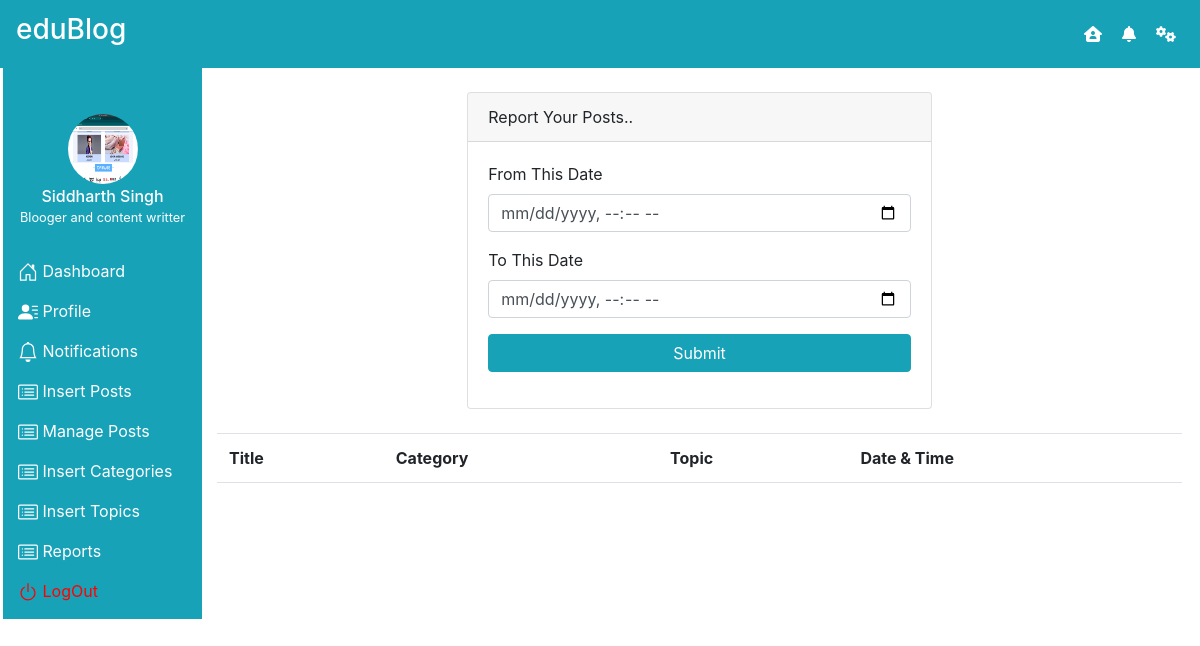
Screenshot of /user_report (signed in) with the database file from the repository.
### datawork/models.py (models this page shows, shortened)
class NewUser(models.Model):
    nu_id = models.AutoField(primary_key=True)
    nu_name = models.CharField(max_length=200)
    nu_city = models.CharField(max_length=200, null=True)
    nu_state = models.CharField(max_length=200, null=True)
    nu_image = models.ImageField(upload_to="media")
    nu_doc = models.DateField()
    nu_address = models.TextField()
    nu_phone = models.CharField(max_length=200)
    nu_email = models.EmailField()
    nu_password = models.CharField(max_length=200)
    nu_myself = models.TextField()

### datawork/views.py (the view)
# urls.py: path('user_report', views.user_report, name="report"),
def user_report(r):
    log = get_user(r)
    if r.method == "GET":
        q1 = r.GET.get("q1")
        q2 = r.GET.get("q2")
        data = {"se": Posts.objects.filter(post_doc__range=[q1, q2])}
        return render(r, "user/report.html", {
            "n": data,
            "user": log,
        })

### datawork/views.py (called while the page is built)
def get_user(r):
    if r.session.has_key('logins'):
        return NewUser.objects.get(nu_name=r.session['logins'])

### templates/user/report.html (shortened to what this page needs)
{% extends 'user/base.html' %}
{% load static %}
{% block report %}
    <div class="col-lg-10 mt-4">
        <div class="row">
            <div class="col-lg-6 mx-auto">
                <div class="card">
                    <div class="card-header">Report Your Posts..</div>
                    <div class="card-body">
                        <form action="" method="post">
                            <div class="form-group">
                                <label for="">From This Date</label>
                                <input type="datetime-local" class="form-control" name="q1">
                            </div>
                            <div class="form-group">
                                <label for="">To This Date</label>
                                <input type="datetime-local" class="form-control" name="q2">
                            </div>
                            <div class="form-group">
                                <input type="submit" class="btn btn-info btn-block">
                            </div>
                        </form>
                    </div>
                </div>
            </div>
        </div>
        <table class="table table-hover table-stripped mt-4">
            <tr>
                <th>Title</th>
                <th>Category</th>
                <th>Topic</th>
                <th>Date & Time </th>
            </tr>
        </table>
    </div>
{% endblock %}

### templates/user/base.html (shortened to what this page needs)
<!DOCTYPE html>
<html lang="en">
<head>
    <link rel="stylesheet" href="https://stackpath.bootstrapcdn.com/bootstrap/5.0.0-alpha1/css/bootstrap.min.css">
    <link rel="stylesheet" href="https://stackpath.bootstrapcdn.com/bootstrap/4.5.0/css/bootstrap.min.css">
    {% load static %}
</head>
<body>
    <nav class="navbar navbar-expand-lg navbar-dark bg-info">
        <a href="{% url 'homepage' %}" class="navbar-brand"><h3>eduBlog</h3></a>
        <ul class="navbar-nav ml-auto">
            <li class="nav-item">
                <a href="{% url 'user_dashboard' %}" class="nav-link ml-1" style="color: white">
                    <i class="fas fa-house-user"></i>
                </a>
            </li>
            <li class="nav-item">
                <a href="" class="nav-link ml-1" style="color: white">
                    <i class="fas fa-bell"></i>
                </a>
            </li>
            <li class="nav-item">
                <a href="{% url 'profile' %}" class="nav-link ml-1" style="color: white">
                    <i class="fas fa-cogs"></i>
                </a>
            </li>
        </ul>
    </nav>
    <div class="container-fluid">
        <div class="row">
            <div class="col-lg-2 bg-info">
                <div class="sidebar-user py-3 text-center text-white">
                    <img src="{{ user.nu_image.url }}" alt="" class="img-fluid rounded-circle"><br>
                    <h7 style="font-weight: 500!important;">{{ user.nu_name }}</h7>
                    <p class="small">Blooger and content writter</p>
                </div>
                <div class="menu text-white">
                    <p>
                        <a href="{% url 'user_dashboard' %}" style="text-decoration: none; color: white">
                            <span>
                            Dashboard
                        </span>
                        </a>
                    </p>
                    <p>
                        <a href="{% url 'profile' %}" style="text-decoration: none; color:white">
                            <span>
                                Profile
                            </span>
                        </a>
                    </p>
                    <p>
                        <span>
                            Notifications
                        </span>
                    </p>
                    <p>
                        <a href="{% url 'insert_post' %}" style="text-decoration: none; color: white">
                            <span>
                                Insert Posts
                            </span>
                        </a>
                    </p>
                    <p>
                        <a href="{% url 'manage_post' %}" style="text-decoration: none; color: white">
                            <span>
                                Manage Posts
                            </span>
                        </a>
                    </p>
                    <p>
                        <a href="{% url 'insert_category' %}" style="text-decoration: none; color: white">
                            <span>
                                Insert Categories
                            </span>
                        </a>
                    </p>
                    <p>
                        <a href="{% url 'insert_topic' %}" style="text-decoration: none; color: white">
                            <span>
                                Insert Topics
                            </span>
                        </a>
                    </p>
                    <p>
                        <a href="{% url 'report' %}" style="text-decoration: none; color: white">
                            <span>
                            Reports
                        </span>
                        </a>
                    </p>
                    <p>
                        <a href="{% url 'logout' %}" style="text-decoration: none; color: red">
                            <span>
                                <svg width="1em" height="1em" viewBox="0 0 16 16" class="bi bi-power" fill="currentColor" xmlns="http://www.w3.org/2000/svg" style="font-size: 20px"><path fill-rule="evenodd" d="M5.578 4.437a5 5 0 1 0 4.922.044l.5-.866a6 6 0 1 1-5.908-.053l.486.875z"/><path fill-rule="evenodd" d="M7.5 8V1h1v7h-1z"/></svg>
                                LogOut
                            </span>
                        </a>
                    </p>
                </div>
            </div>
            {% block report %}{% endblock %}
        </div>
    </div>
</body>
</html>

### templates/user/base.html (style rules this page uses)
.row { display: flex; flex-wrap: wrap; margin-right: -.75rem; margin-left: -.75rem; }
.rounded-circle { border-radius: 50%!important; }
.img-fluid { max-width: 100%; height: auto; }
.rounded-circle { border-radius: 50% !important; }
.sidebar-user img { width: 70px; height: 70px; margin-top: 30px; }

### rows the page displays
NewUser: nu_image (picture), nu_name "Siddharth Singh"
